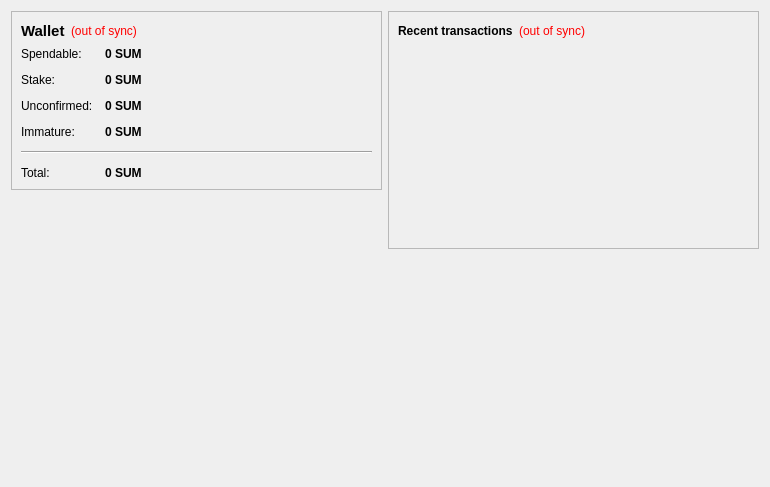
<?xml version="1.0" encoding="UTF-8"?>
<ui version="4.0">
 <class>OverviewPage</class>
 <widget class="QWidget" name="OverviewPage">
  <property name="geometry">
   <rect>
    <x>0</x>
    <y>0</y>
    <width>770</width>
    <height>487</height>
   </rect>
  </property>
  <property name="windowTitle">
   <string>Form</string>
  </property>
  <layout class="QHBoxLayout" name="horizontalLayout" stretch="1,1">
   <item>
    <layout class="QVBoxLayout" name="verticalLayout_2">
     <item>
      <widget class="QFrame" name="frame">
       <property name="frameShape">
        <enum>QFrame::StyledPanel</enum>
       </property>
       <property name="frameShadow">
        <enum>QFrame::Raised</enum>
       </property>
       <layout class="QVBoxLayout" name="verticalLayout_4">
        <item>
         <layout class="QHBoxLayout" name="horizontalLayout_4">
          <item>
           <widget class="QLabel" name="label_5">
            <property name="font">
             <font>
              <pointsize>11</pointsize>
              <weight>75</weight>
              <bold>true</bold>
             </font>
            </property>
            <property name="text">
             <string>Wallet</string>
            </property>
           </widget>
          </item>
          <item>
           <widget class="QLabel" name="labelWalletStatus">
            <property name="toolTip">
             <string>The displayed information may be out of date. Your wallet automatically synchronizes with the SUMCoin network after a connection is established, but this process has not completed yet.</string>
            </property>
            <property name="styleSheet">
             <string notr="true">QLabel { color: red; }</string>
            </property>
            <property name="text">
             <string notr="true">(out of sync)</string>
            </property>
            <property name="alignment">
             <set>Qt::AlignLeading|Qt::AlignLeft|Qt::AlignVCenter</set>
            </property>
           </widget>
          </item>
          <item>
           <spacer name="horizontalSpacer_2">
            <property name="orientation">
             <enum>Qt::Horizontal</enum>
            </property>
            <property name="sizeHint" stdset="0">
             <size>
              <width>40</width>
              <height>20</height>
             </size>
            </property>
           </spacer>
          </item>
         </layout>
        </item>
        <item>
         <layout class="QFormLayout" name="formLayout_2">
          <property name="fieldGrowthPolicy">
           <enum>QFormLayout::AllNonFixedFieldsGrow</enum>
          </property>
          <property name="horizontalSpacing">
           <number>12</number>
          </property>
          <property name="verticalSpacing">
           <number>12</number>
          </property>
          <item row="0" column="0">
           <widget class="QLabel" name="label">
            <property name="text">
             <string>Spendable:</string>
            </property>
           </widget>
          </item>
          <item row="0" column="1">
           <widget class="QLabel" name="labelBalance">
            <property name="font">
             <font>
              <weight>75</weight>
              <bold>true</bold>
             </font>
            </property>
            <property name="cursor">
             <cursorShape>IBeamCursor</cursorShape>
            </property>
            <property name="toolTip">
             <string>Your current spendable balance</string>
            </property>
            <property name="text">
             <string notr="true">0 SUM</string>
            </property>
            <property name="textInteractionFlags">
             <set>Qt::LinksAccessibleByMouse|Qt::TextSelectableByKeyboard|Qt::TextSelectableByMouse</set>
            </property>
           </widget>
          </item>
          <item row="1" column="0">
           <widget class="QLabel" name="label_6">
            <property name="text">
             <string>Stake:</string>
            </property>
           </widget>
          </item>
          <item row="1" column="1">
           <widget class="QLabel" name="labelStake">
            <property name="font">
             <font>
              <weight>75</weight>
              <bold>true</bold>
             </font>
            </property>
            <property name="cursor">
             <cursorShape>IBeamCursor</cursorShape>
            </property>
            <property name="toolTip">
             <string>Total of coins that was staked, and do not yet count toward the current balance</string>
            </property>
            <property name="text">
             <string notr="true">0 SUM</string>
            </property>
            <property name="textInteractionFlags">
             <set>Qt::LinksAccessibleByMouse|Qt::TextSelectableByKeyboard|Qt::TextSelectableByMouse</set>
            </property>
           </widget>
          </item>
          <item row="2" column="0">
           <widget class="QLabel" name="label_3">
            <property name="text">
             <string>Unconfirmed:</string>
            </property>
           </widget>
          </item>
          <item row="2" column="1">
           <widget class="QLabel" name="labelUnconfirmed">
            <property name="font">
             <font>
              <weight>75</weight>
              <bold>true</bold>
             </font>
            </property>
            <property name="cursor">
             <cursorShape>IBeamCursor</cursorShape>
            </property>
            <property name="toolTip">
             <string>Total of transactions that have yet to be confirmed, and do not yet count toward the current balance</string>
            </property>
            <property name="text">
             <string notr="true">0 SUM</string>
            </property>
            <property name="textInteractionFlags">
             <set>Qt::LinksAccessibleByMouse|Qt::TextSelectableByKeyboard|Qt::TextSelectableByMouse</set>
            </property>
           </widget>
          </item>
          <item row="3" column="0">
           <widget class="QLabel" name="labelImmatureText">
            <property name="text">
             <string>Immature:</string>
            </property>
           </widget>
          </item>
          <item row="3" column="1">
           <widget class="QLabel" name="labelImmature">
            <property name="font">
             <font>
              <weight>75</weight>
              <bold>true</bold>
             </font>
            </property>
            <property name="toolTip">
             <string>Mined balance that has not yet matured</string>
            </property>
            <property name="text">
             <string notr="true">0 SUM</string>
            </property>
            <property name="textInteractionFlags">
             <set>Qt::LinksAccessibleByMouse|Qt::TextSelectableByKeyboard|Qt::TextSelectableByMouse</set>
            </property>
           </widget>
          </item>
          <item row="4" column="0" colspan="2">
           <widget class="Line" name="line">
            <property name="orientation">
             <enum>Qt::Horizontal</enum>
            </property>
           </widget>
          </item>
          <item row="5" column="0">
           <widget class="QLabel" name="labelTotalText">
            <property name="text">
             <string>Total:</string>
            </property>
           </widget>
          </item>
          <item row="5" column="1">
           <widget class="QLabel" name="labelTotal">
            <property name="font">
             <font>
              <weight>75</weight>
              <bold>true</bold>
             </font>
            </property>
            <property name="cursor">
             <cursorShape>IBeamCursor</cursorShape>
            </property>
            <property name="toolTip">
             <string>Your current total balance</string>
            </property>
            <property name="text">
             <string notr="true">0 SUM</string>
            </property>
            <property name="textInteractionFlags">
             <set>Qt::LinksAccessibleByMouse|Qt::TextSelectableByKeyboard|Qt::TextSelectableByMouse</set>
            </property>
           </widget>
          </item>
         </layout>
        </item>
       </layout>
      </widget>
     </item>
     <item>
      <spacer name="verticalSpacer">
       <property name="orientation">
        <enum>Qt::Vertical</enum>
       </property>
       <property name="sizeHint" stdset="0">
        <size>
         <width>20</width>
         <height>40</height>
        </size>
       </property>
      </spacer>
     </item>
     <item>
      <widget class="QLabel" name="label_2">
       <property name="autoFillBackground">
        <bool>true</bool>
       </property>
       <property name="text">
        <string/>
       </property>
       <property name="pixmap">
        <pixmap resource="../bitcoin.qrc">:/icons/drmbg</pixmap>
       </property>
       <property name="scaledContents">
        <bool>false</bool>
       </property>
       <property name="margin">
        <number>0</number>
       </property>
      </widget>
     </item>
    </layout>
   </item>
   <item>
    <layout class="QVBoxLayout" name="verticalLayout_3">
     <item>
      <widget class="QFrame" name="frame_2">
       <property name="frameShape">
        <enum>QFrame::StyledPanel</enum>
       </property>
       <property name="frameShadow">
        <enum>QFrame::Raised</enum>
       </property>
       <layout class="QVBoxLayout" name="verticalLayout">
        <item>
         <layout class="QHBoxLayout" name="horizontalLayout_2">
          <item>
           <widget class="QLabel" name="label_4">
            <property name="text">
             <string>&lt;b&gt;Recent transactions&lt;/b&gt;</string>
            </property>
           </widget>
          </item>
          <item>
           <widget class="QLabel" name="labelTransactionsStatus">
            <property name="toolTip">
             <string>The displayed information may be out of date. Your wallet automatically synchronizes with the SUMCoin network after a connection is established, but this process has not completed yet.</string>
            </property>
            <property name="styleSheet">
             <string notr="true">QLabel { color: red; }</string>
            </property>
            <property name="text">
             <string notr="true">(out of sync)</string>
            </property>
            <property name="alignment">
             <set>Qt::AlignRight|Qt::AlignTrailing|Qt::AlignVCenter</set>
            </property>
           </widget>
          </item>
          <item>
           <spacer name="horizontalSpacer">
            <property name="orientation">
             <enum>Qt::Horizontal</enum>
            </property>
            <property name="sizeHint" stdset="0">
             <size>
              <width>40</width>
              <height>20</height>
             </size>
            </property>
           </spacer>
          </item>
         </layout>
        </item>
        <item>
         <widget class="QListView" name="listTransactions">
          <property name="styleSheet">
           <string notr="true">QListView { background: transparent; }</string>
          </property>
          <property name="frameShape">
           <enum>QFrame::NoFrame</enum>
          </property>
          <property name="verticalScrollBarPolicy">
           <enum>Qt::ScrollBarAlwaysOff</enum>
          </property>
          <property name="horizontalScrollBarPolicy">
           <enum>Qt::ScrollBarAlwaysOff</enum>
          </property>
          <property name="selectionMode">
           <enum>QAbstractItemView::NoSelection</enum>
          </property>
         </widget>
        </item>
       </layout>
      </widget>
     </item>
     <item>
      <spacer name="verticalSpacer_2">
       <property name="orientation">
        <enum>Qt::Vertical</enum>
       </property>
       <property name="sizeHint" stdset="0">
        <size>
         <width>20</width>
         <height>40</height>
        </size>
       </property>
      </spacer>
     </item>
    </layout>
   </item>
  </layout>
 </widget>
 <resources/>
 <connections/>
</ui>
